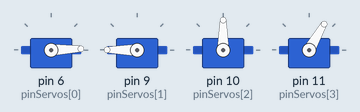
The sketch below on a simulated Arduino Uno, built with avr-gcc and run on an emulated ATmega328P. On the bench: 4 × servo.

Above: at 0.05 s.
At 1.25 s:
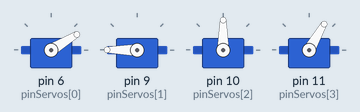
At 2.5 s:
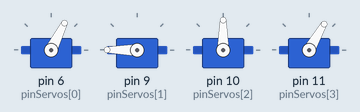
At 3.75 s:
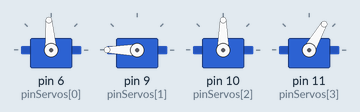
At 5.0 s:
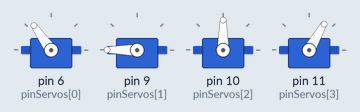
At 13.1 s:
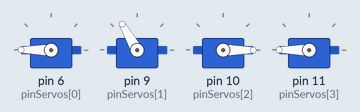
Timing chart, 0 to 17.0 s (numbered marks = the images above):
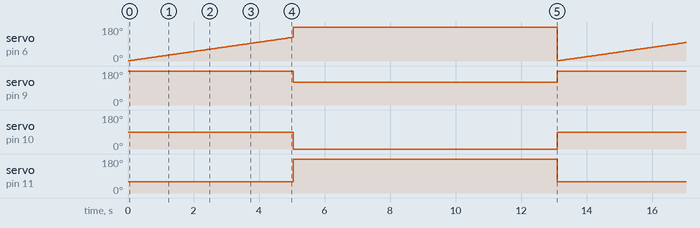

The sketch:

servoMotor.ino
```cpp
#include <Servo.h>
Servo ms;


#define numServo 4
#define tempoMin 40

Servo servos[numServo];

int pinServos[] = {6, 9, 10, 11};

int angI[] = {0, 180, 90, 60};
int angF[] = {180, 120, 0, 180};


void setup() {

  // put your setup code here, to run once:
  for(int i = 0; i <numServo; i++){
    servos[i].attach(pinServos[i]);
  }


}


void moveServos(int angI[], int angF[], int tempo){

  int passos = tempo/tempoMin;

  float angP[numServo];
  float posicoes[numServo];

  for(int i= 0; i<numServo; i++){
    angP[i] = (angF[i] - angI[i])/passos;
    posicoes[i] = angI[i];
  }


  for(int p=0; p<passos; p++){
    for(int i = 0; i<numServo; i++){
      posicoes[i]+=angP[i];
      servos[i].write(posicoes[i]);
    }
    delay(tempoMin);
  }


  for(int i = 0; i<numServo; i++){
    posicoes[i] = angF[i];
    servos[i].write(posicoes[i]);
  }

}


void loop() {
  // put your main code here, to run repeatedly:
  //moveServoT(0, 180, 3000);
  //moveServoA(0, 180, 3000);


  moveServos(angI, angF,5000);
  moveServos(angF, angI, 8000);
}
```

Measured:
- by itself, servo on pin 6 (pinServos[0]): ramps from 1° to 180° and jumps back, once every 13.1 s
- by itself, servo on pin 9 (pinServos[1]): alternates 180° for 5.0 s and 120° for 8.1 s
- by itself, servo on pin 10 (pinServos[2]): alternates 90° for 5.0 s and 0° for 8.1 s
- by itself, servo on pin 11 (pinServos[3]): alternates 180° for 8.1 s and 60° for 5.0 s
